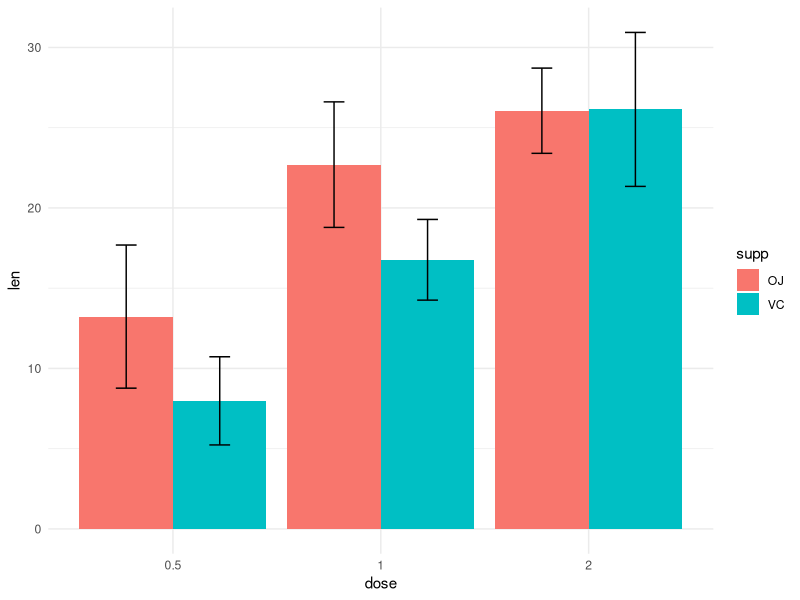

The R source for this figure:
# Importing the dataset
tooth_data = ToothGrowth

# Creating a function for summarizing the data 
# based on the grouping variables

data_summary = function(data, varname, groupnames){
  require(plyr)
  
  summary_func = function(x, col){
    c(mean = mean(x[[col]]), sd = sd(x[[col]]))
  }
  
  all_summary = ddply(data, groupnames, .fun = summary_func, varname)
  data_sum = rename(all_summary, c("mean" = varname))
  return(data_sum)
}

d_summary = data_summary(tooth_data, varname = "len", groupnames = c("supp", "dose"))

# Converting 'dose' to a factor variable
d_summary$dose = as.factor(d_summary$dose)

# Standard deviation of the mean as error bar with explanation
library(ggplot2)
ggplot(d_summary, aes(x = dose, y = len, fill = supp)) +
  geom_bar(stat = "identity", position = position_dodge()) +
  geom_errorbar(aes(ymin = len - sd, ymax = len + sd), width = 0.2, position = position_dodge(.9)) +
  theme_minimal()